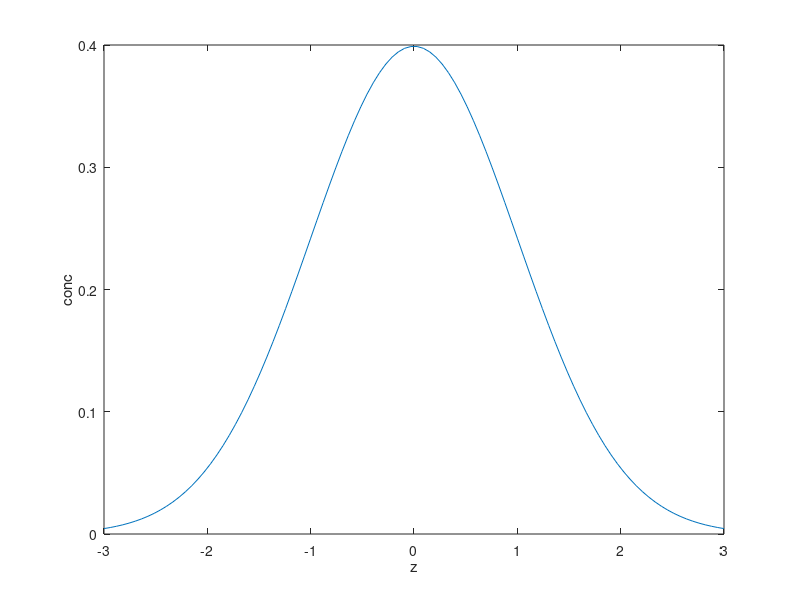

Write MATLAB code to recreate this figure.
z=linspace(-3,3);
f=(1/sqrt(2*pi))*exp(-z.^2/2);
plot(z,f);
xlabel("z");
ylabel("Frequency");

% Tf=[32:3.6:93.3];
% Tc=5*(Tf-32)/9;
% p=(5.5289*10^(-8))*(Tc.^3)-((8.5016*10^(-6)*(Tc.^2)))+6.5622*10^(-5)*(Tc)+0.99987;
% plot(Tc,p);
% xlabel("Tc");
% ylabel("Density");

% t1=linspace(0,70);
% c1=4.84*exp(-0.034*t);
% t2=[10:10:60];
% c2=[3.4 2.6 1.6 1.3 1.0 0.5 0.5];
% semilogy(t2,c2,".", t1,c1,"--");
% xlabel("t");
ylabel("conc");
